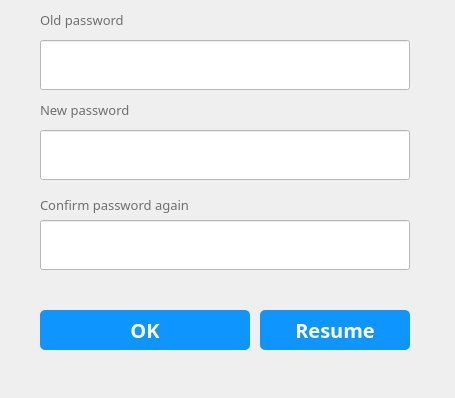
<?xml version="1.0" encoding="UTF-8"?>
<ui version="4.0">
 <class>PassWindow</class>
 <widget class="QWidget" name="PassWindow">
  <property name="geometry">
   <rect>
    <x>0</x>
    <y>0</y>
    <width>455</width>
    <height>398</height>
   </rect>
  </property>
  <property name="minimumSize">
   <size>
    <width>455</width>
    <height>398</height>
   </size>
  </property>
  <property name="maximumSize">
   <size>
    <width>455</width>
    <height>398</height>
   </size>
  </property>
  <property name="windowTitle">
   <string>Password Changing</string>
  </property>
  <widget class="QLabel" name="label_3">
   <property name="geometry">
    <rect>
     <x>40</x>
     <y>10</y>
     <width>141</width>
     <height>20</height>
    </rect>
   </property>
   <property name="styleSheet">
    <string notr="true">QLabel
{
    /*字体为微软雅黑*/
    font-family:Microsoft Yahei;
    /*字体大小为20点*/
	color:rgb(111, 111, 111);
   font-size:10pt;
 	
}</string>
   </property>
   <property name="text">
    <string>Old password</string>
   </property>
  </widget>
  <widget class="QLineEdit" name="lineEdit_2">
   <property name="geometry">
    <rect>
     <x>40</x>
     <y>40</y>
     <width>370</width>
     <height>50</height>
    </rect>
   </property>
   <property name="autoFillBackground">
    <bool>false</bool>
   </property>
   <property name="styleSheet">
    <string notr="true">QLineEdit
{
    /*字体为微软雅黑*/
    font-family:Microsoft Yahei;
    /*字体大小为20点*/
	color:grey;
   font-size:12pt;
	background-color:rgb(255, 255, 255);
}

QLineEdit:hover
{
    /*背景颜色*/  
   background-color:rgb(229, 242, 255);
}

QLineEdit:focus
{
    /*背景颜色*/  
   background-color:rgb(229, 242, 255);
}</string>
   </property>
   <property name="text">
    <string/>
   </property>
   <property name="frame">
    <bool>true</bool>
   </property>
   <property name="echoMode">
    <enum>QLineEdit::Password</enum>
   </property>
   <property name="clearButtonEnabled">
    <bool>true</bool>
   </property>
  </widget>
  <widget class="QLineEdit" name="lineEdit_3">
   <property name="geometry">
    <rect>
     <x>40</x>
     <y>130</y>
     <width>370</width>
     <height>50</height>
    </rect>
   </property>
   <property name="autoFillBackground">
    <bool>false</bool>
   </property>
   <property name="styleSheet">
    <string notr="true">QLineEdit
{
    /*字体为微软雅黑*/
    font-family:Microsoft Yahei;
    /*字体大小为20点*/
	color:grey;
   font-size:12pt;
	background-color:rgb(255, 255, 255);
}

QLineEdit:hover
{
    /*背景颜色*/  
   background-color:rgb(229, 242, 255);
}

QLineEdit:focus
{
    /*背景颜色*/  
   background-color:rgb(229, 242, 255);
}</string>
   </property>
   <property name="text">
    <string/>
   </property>
   <property name="frame">
    <bool>true</bool>
   </property>
   <property name="echoMode">
    <enum>QLineEdit::Password</enum>
   </property>
   <property name="clearButtonEnabled">
    <bool>true</bool>
   </property>
  </widget>
  <widget class="QLabel" name="label_4">
   <property name="geometry">
    <rect>
     <x>40</x>
     <y>100</y>
     <width>141</width>
     <height>20</height>
    </rect>
   </property>
   <property name="styleSheet">
    <string notr="true">QLabel
{
    /*字体为微软雅黑*/
    font-family:Microsoft Yahei;
    /*字体大小为20点*/
	color:rgb(111, 111, 111);
   font-size:10pt;
 	
}</string>
   </property>
   <property name="text">
    <string>New password</string>
   </property>
  </widget>
  <widget class="QLineEdit" name="lineEdit_4">
   <property name="geometry">
    <rect>
     <x>40</x>
     <y>220</y>
     <width>370</width>
     <height>50</height>
    </rect>
   </property>
   <property name="autoFillBackground">
    <bool>false</bool>
   </property>
   <property name="styleSheet">
    <string notr="true">QLineEdit
{
    /*字体为微软雅黑*/
    font-family:Microsoft Yahei;
    /*字体大小为20点*/
	color:grey;
   font-size:12pt;
	background-color:rgb(255, 255, 255);
}

QLineEdit:hover
{
    /*背景颜色*/  
   background-color:rgb(229, 242, 255);
}

QLineEdit:focus
{
    /*背景颜色*/  
   background-color:rgb(229, 242, 255);
}</string>
   </property>
   <property name="text">
    <string/>
   </property>
   <property name="frame">
    <bool>true</bool>
   </property>
   <property name="echoMode">
    <enum>QLineEdit::Password</enum>
   </property>
   <property name="clearButtonEnabled">
    <bool>true</bool>
   </property>
  </widget>
  <widget class="QLabel" name="label_5">
   <property name="geometry">
    <rect>
     <x>40</x>
     <y>190</y>
     <width>220</width>
     <height>30</height>
    </rect>
   </property>
   <property name="styleSheet">
    <string notr="true">QLabel
{
    /*字体为微软雅黑*/
    font-family:Microsoft Yahei;
    /*字体大小为20点*/
	color:rgb(111, 111, 111);
   font-size:10pt;
 	
}</string>
   </property>
   <property name="text">
    <string>Confirm password again</string>
   </property>
  </widget>
  <widget class="QPushButton" name="pushButton_2">
   <property name="geometry">
    <rect>
     <x>40</x>
     <y>310</y>
     <width>210</width>
     <height>40</height>
    </rect>
   </property>
   <property name="font">
    <font>
     <family>Microsoft Yahei</family>
     <pointsize>15</pointsize>
     <weight>75</weight>
     <bold>true</bold>
    </font>
   </property>
   <property name="styleSheet">
    <string notr="true">QPushButton
{
    /*字体为微软雅黑*/
    font-family:Microsoft Yahei;
    /*字体大小为20点*/
    font-size:15pt;
    /*字体颜色为白色*/    
    color:white;
    /*背景颜色*/  
    background-color:rgb(14 , 150 , 254);
    /*边框圆角半径为8像素*/ 
    border-radius:5px;
}

/*按钮停留态*/
QPushButton:hover
{
    /*背景颜色*/  
    background-color:rgb(7, 114, 254);
    padding-left:-3px;
    /*上内边距为3像素，让按下时字向下移动3像素*/  
    padding-top:-3px;
}

/*按钮按下态*/
QPushButton:pressed
{
    /*背景颜色*/  
    background-color:rgb(14 , 135 , 228);
    /*左内边距为3像素，让按下时字向右移动3像素*/  
    padding-left:3px;
    /*上内边距为3像素，让按下时字向下移动3像素*/  
    padding-top:3px;
}</string>
   </property>
   <property name="text">
    <string>OK</string>
   </property>
  </widget>
  <widget class="QPushButton" name="pushButton_3">
   <property name="geometry">
    <rect>
     <x>260</x>
     <y>310</y>
     <width>150</width>
     <height>40</height>
    </rect>
   </property>
   <property name="font">
    <font>
     <family>Microsoft Yahei</family>
     <pointsize>15</pointsize>
     <weight>75</weight>
     <bold>true</bold>
    </font>
   </property>
   <property name="styleSheet">
    <string notr="true">QPushButton
{
    /*字体为微软雅黑*/
    font-family:Microsoft Yahei;
    /*字体大小为20点*/
    font-size:15pt;
    /*字体颜色为白色*/    
    color:white;
    /*背景颜色*/  
    background-color:rgb(14 , 150 , 254);
    /*边框圆角半径为8像素*/ 
    border-radius:5px;
}

/*按钮停留态*/
QPushButton:hover
{
    /*背景颜色*/  
    background-color:rgb(7, 114, 254);
    padding-left:-3px;
    /*上内边距为3像素，让按下时字向下移动3像素*/  
    padding-top:-3px;
}

/*按钮按下态*/
QPushButton:pressed
{
    /*背景颜色*/  
    background-color:rgb(14 , 135 , 228);
    /*左内边距为3像素，让按下时字向右移动3像素*/  
    padding-left:3px;
    /*上内边距为3像素，让按下时字向下移动3像素*/  
    padding-top:3px;
}</string>
   </property>
   <property name="text">
    <string>Resume</string>
   </property>
  </widget>
 </widget>
 <resources/>
 <connections/>
</ui>
